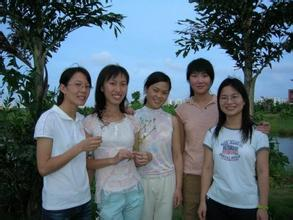
#> input picture openCV/应用/aa.jpg, 293 x 220 px
$ python '脸部识别.py'   (Python 2 division)   (older library calls are emulated)
#> lines starting #> are read from the running program, lines starting #| are printed output that depends on the picture; after the words box and inside, x2 and y2 are one past the last pixel; in counts of white or black regions, pixels touching at a corner belong together
# -*- coding: utf-8 -*-
import numpy as np
import cv2

"""
    /usr/local/share/OpenCV/haarcascades
"""


face_cascade = cv2.CascadeClassifier('/usr/local/share/OpenCV/haarcascades/haarcascade_frontalface_alt2.xml')
eye_cascade = cv2.CascadeClassifier('/usr/local/share/OpenCV/haarcascades/haarcascade_eye.xml')

img = cv2.imread('./aa.jpg')
#> img is the input picture: shape (220, 293, 3); mean B, G, R 114.5, 104.7, 88.8
gray = cv2.cvtColor(img, cv2.COLOR_BGR2GRAY)
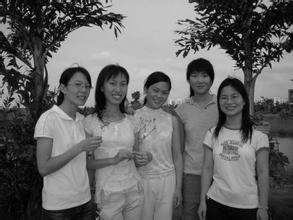
#> gray: shape (220, 293); min 0, max 224, mean 101.1


#找到脸
"""
                gray 源
    scaleFactor:检测时 每次图片放大倍数
    minNeighbors:最小相邻
    minsize:检测特征的最小size
"""
faces =  face_cascade.detectMultiScale(
    gray,
    scaleFactor=1.15,
    minNeighbors=5,
    minSize=(5,5),
    # flags = cv2.cv.CV_HAAR_SCALE_IMAGE
)
#> faces = [[188, 66, 25, 25], [217, 87, 25, 25], [68, 75, 26, 26], [103, 73, 28, 28]]

for (x,y,w,h) in faces:
    cv2.rectangle(img,(x,y),(x+w,y+h),(255,0,0),2)

    #脸的gray图
    roi_gray = gray[y:y+h, x:x+w]

    #脸的范围 原图
    roi_color = img[y:y+h, x:x+w]

    #查找眼范围
    eyes = eye_cascade.detectMultiScale(
    roi_gray,
    scaleFactor=1.15,
    minNeighbors=5,
    minSize=(10,10),
    # flags = cv2.cv.CV_HAAR_SCALE_IMAGE
    )
    print len(eyes)
    #画眼
    for (ex,ey,ew,eh) in eyes:
        cv2.rectangle(roi_color,(ex,ey),(ex+ew,ey+eh),(0,255,0),2)
#> this loop made 4 passes
#| 0
#| 0
#| 0
#| 0
#> pass 1, `roi_gray = gray[y:y+h, x:x+w]`:
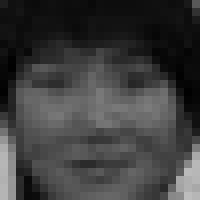
#> roi_gray: shape (25, 25) (shown 8 times larger); min 1, max 189, mean 61.3
#> pass 1, `roi_color = img[y:y+h, x:x+w]`:
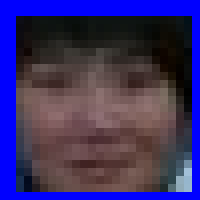
#> roi_color: shape (25, 25, 3) (shown 8 times larger); mean B, G, R 103.1, 46.2, 57.4
#> pass 2, `roi_color = img[y:y+h, x:x+w]`:
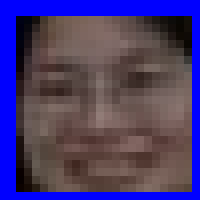
#> roi_color: shape (25, 25, 3) (shown 8 times larger); mean B, G, R 111.4, 57.8, 72.3
#> after the loop:
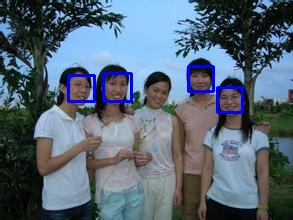
#> img: shape (220, 293, 3); 1.91% of pixels changed, all inside (x1, y1, x2, y2) = (67, 65, 244, 114)
#> after the loop:
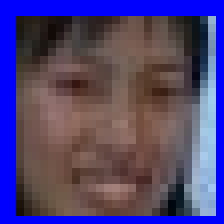
#> roi_color: shape (28, 28, 3) (shown 8 times larger); mean B, G, R 116.4, 66.4, 79
#> after the loop:
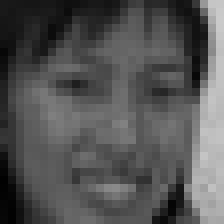
#> roi_gray: shape (28, 28) (shown 8 times larger); min 1, max 202, mean 84
cv2.imshow('img',img)
cv2.waitKey(0)
cv2.destroyAllWindows()

$ run again, with openCV/应用/timg.jpg copied over openCV/应用/aa.jpg
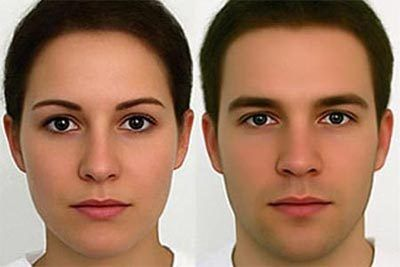
#> input picture openCV/应用/timg.jpg, 400 x 267 px
#> img is the input picture: shape (267, 400, 3); mean B, G, R 97, 120.6, 159.5
#> `gray = cv2.cvtColor(img, cv2.COLOR_BGR2GRAY)`:
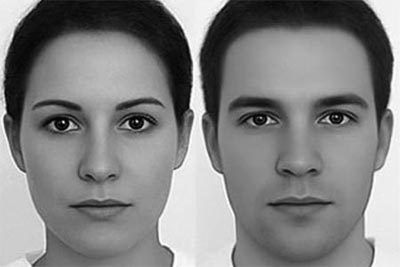
#> gray: shape (267, 400); min 0, max 255, mean 129.6
#> faces = [[16, 58, 171, 171], [210, 55, 172, 172]]
#> the loop `for (x,y,w,h) in faces:` made 2 passes
#> (x, y, w, h, eyes) on passes 1 to 2: (16, 58, 171, 171, [[20, 42, 47, 47], [96, 41, 46, 46]]), (210, 55, 172, 172, [[101, 39, 47, 47], [22, 39, 49, 49]])
#> (printed output is left out)
#> after the loop `for (x,y,w,h) in faces:`:
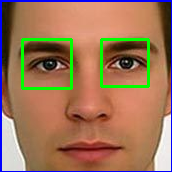
#> roi_color: shape (172, 172, 3); mean B, G, R 87.9, 116.7, 156.6
